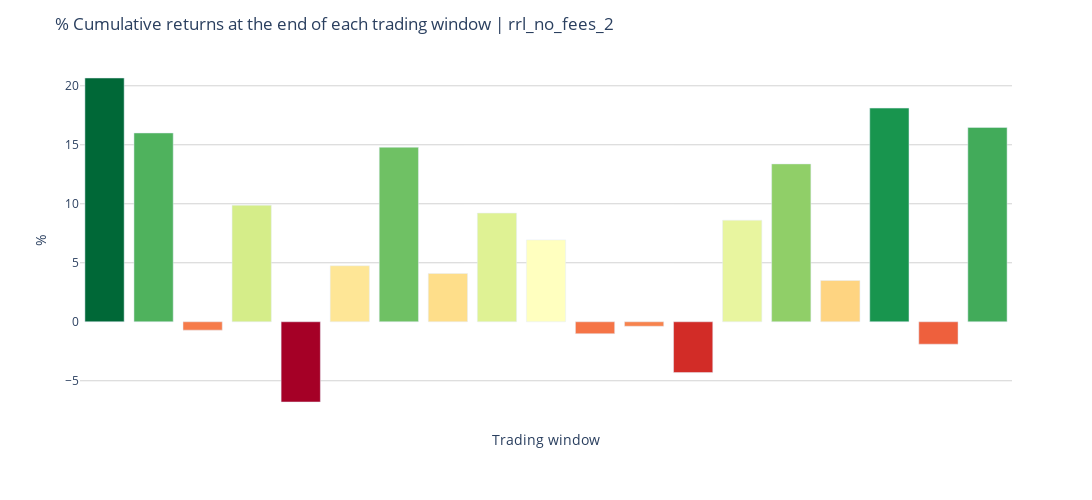

This figure's notebook cell:
### Code cell
df_barplot = generate_df_barplot(df)
title = f"% Cumulative returns at the end of each trading window | {setting}"

layout = generate_layout(
    fig_height=500, 
    fig_width=1100, 
    fig_title=title,
    x_axis_args={"title": {"text": "Trading window"}}, 
    y_axis_args={"gridcolor": "lightgrey", "title": {"text": "%"}}
)
fig = make_cumrets_barplot(df_barplot, layout)

fig.show()

### Figure 1 — Plotly figure (JSON) as saved in the notebook; plotly's stock layout.template omitted (floating-point values rounded to 4 significant figures)
{"data": [{"alignmentgroup": "True", "hovertemplate": "Trading window=%{x}<br>Cumulative returns=%{marker.color}<extra></extra>", "legendgroup": "", "marker": {"color": [20.66, 16, -0.71, 9.88, -6.8, 4.75, 14.79, 4.09, 9.21, 6.94, -1.01, -0.38, -4.31, 8.61, 13.38, 3.5, 18.11, -1.9, 16.47], "coloraxis": "coloraxis", "pattern": {"shape": ""}}, "name": "", "offsetgroup": "", "orientation": "v", "showlegend": false, "textposition": "auto", "type": "bar", "x": ["2010-06-30/2010-10-14 - sr=2.24", "2010-11-19/2011-03-09 - sr=2.15", "2011-04-14/2011-08-01 - sr=-0.04", "2011-09-07/2011-12-21 - sr=0.74", "2012-01-31/2012-05-16 - sr=-0.92", "2012-06-22/2012-10-08 - sr=0.74", "2012-11-15/2013-03-06 - sr=2.13", "2013-04-12/2013-07-29 - sr=0.6", "2013-09-04/2013-12-18 - sr=1.15", "2014-01-28/2014-05-14 - sr=0.89", "2014-06-20/2014-10-06 - sr=-0.14", "2014-11-11/2015-03-02 - sr=0.0", "2015-04-08/2015-07-23 - sr=-0.58", "2015-08-28/2015-12-14 - sr=0.85", "2016-01-22/2016-05-09 - sr=1.24", "2016-06-15/2016-09-29 - sr=0.41", "2016-11-04/2017-02-23 - sr=2.49", "2017-03-31/2017-07-18 - sr=-0.24", "2017-08-23/2017-12-07 - sr=2.07"], "xaxis": "x", "y": [20.66, 16, -0.71, 9.88, -6.8, 4.75, 14.79, 4.09, 9.21, 6.94, -1.01, -0.38, -4.31, 8.61, 13.38, 3.5, 18.11, -1.9, 16.47], "yaxis": "y"}], "layout": {"barmode": "relative", "coloraxis": {"colorbar": {"title": {"text": "Cumulative returns"}}, "colorscale": [[0, "rgb(165,0,38)"], [0.1, "rgb(215,48,39)"], [0.2, "rgb(244,109,67)"], [0.3, "rgb(253,174,97)"], [0.4, "rgb(254,224,139)"], [0.5, "rgb(255,255,191)"], [0.6, "rgb(217,239,139)"], [0.7, "rgb(166,217,106)"], [0.8, "rgb(102,189,99)"], [0.9, "rgb(26,152,80)"], [1, "rgb(0,104,55)"]], "showscale": false}, "height": 500, "legend": {"tracegroupgap": 0}, "margin": {"t": 60}, "plot_bgcolor": "white", "title": {"text": "% Cumulative returns at the end of each trading window | rrl_no_fees_2"}, "width": 1100, "xaxis": {"anchor": "y", "domain": [0, 1], "showticklabels": false, "title": {"text": "Trading window"}}, "yaxis": {"anchor": "x", "domain": [0, 1], "gridcolor": "lightgrey", "title": {"text": "%"}}}}
